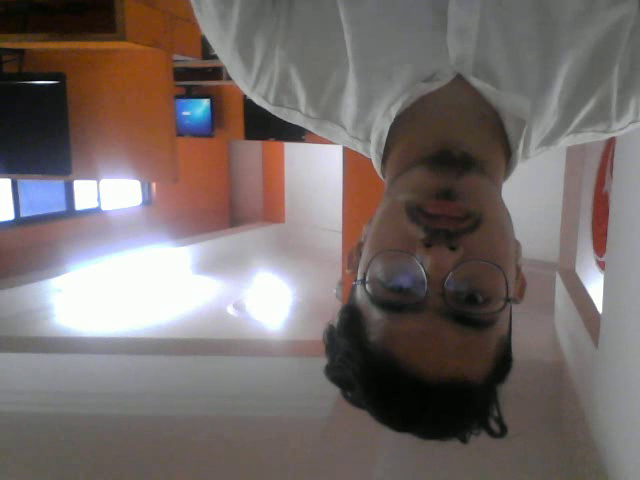
#> input picture frame 38 of output.avi, 640 x 480 px, given in place of the camera
$ jupyter execute video_capture.ipynb
#> lines starting #> are read from the running program, lines starting #| are printed output that depends on the picture
[cell 1]
import numpy as np
import cv2

cap = cv2.VideoCapture(0)

while(True):
    rect, frame = cap.read()
#> frame is the input picture: shape (480, 640, 3); mean B, G, R 105.8, 108.1, 117.6
    gray = cv2.cvtColor(frame, cv2.COLOR_BGR2GRAY)
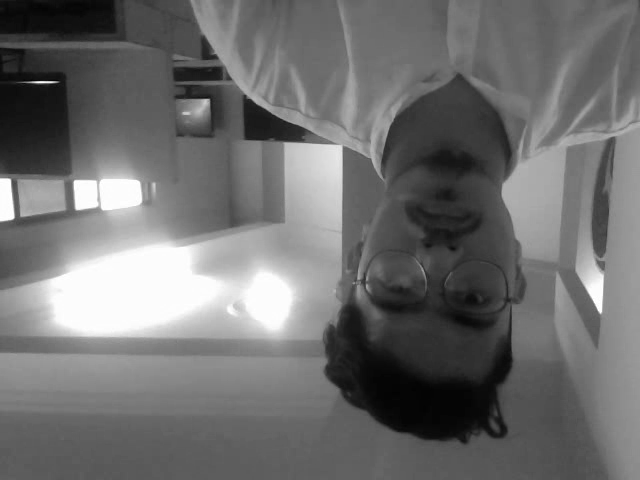
#> gray: shape (480, 640); min 0, max 255, mean 110.6
    cv2.imshow('frame', gray)

    if cv2.waitKey(1) & 0xFF == ord('q'):
#> (key q is pressed here)
        break

cap.release()
cv2.destroyAllWindows()

[cell 2]
import numpy as np
import cv2

cap = cv2.VideoCapture(0)
fourcc = cv2.VideoWriter_fourcc(*'XVID')
out = cv2.VideoWriter('output.avi', fourcc, 20.0, (640,480))

while(cap.isOpened()):
    ret, frame = cap.read()

    if ret == True:
        frame = cv2.flip(frame, 0)
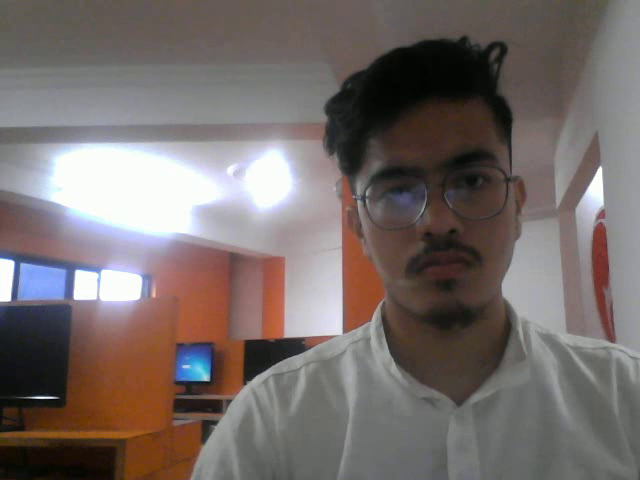
#> frame: shape (480, 640, 3); mean B, G, R 105.8, 108.1, 117.6

        out.write(frame)
        cv2.imshow('frame', frame)

        if cv2.waitKey(1) & 0xFF == ord('q'):
#> (key q is pressed here)
            break
    else:
        break


cap.release()
out.release()
cv2.destroyAllWindows()

$ run again, starting later in the video
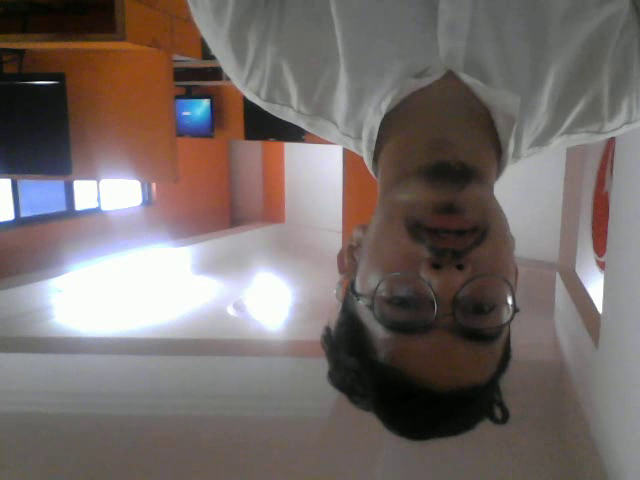
#> input picture frame 171 of output.avi, 640 x 480 px, given in place of the camera
#> frame is the input picture: shape (480, 640, 3); mean B, G, R 105.4, 108, 117.4
#> `gray = cv2.cvtColor(frame, cv2.COLOR_BGR2GRAY)`:
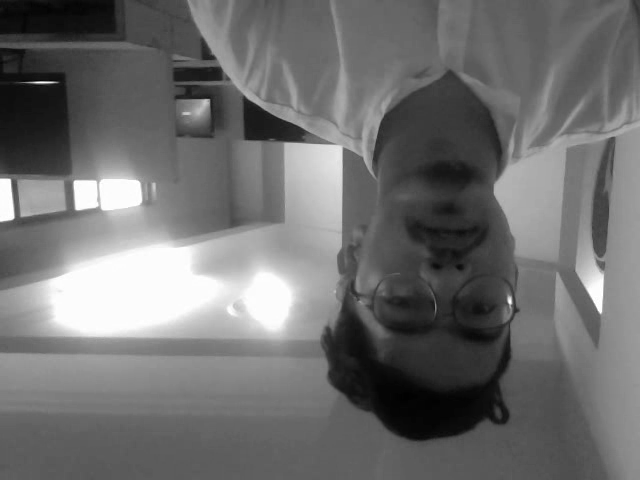
#> gray: shape (480, 640); min 1, max 255, mean 110.4
#> `frame = cv2.flip(frame, 0)`:
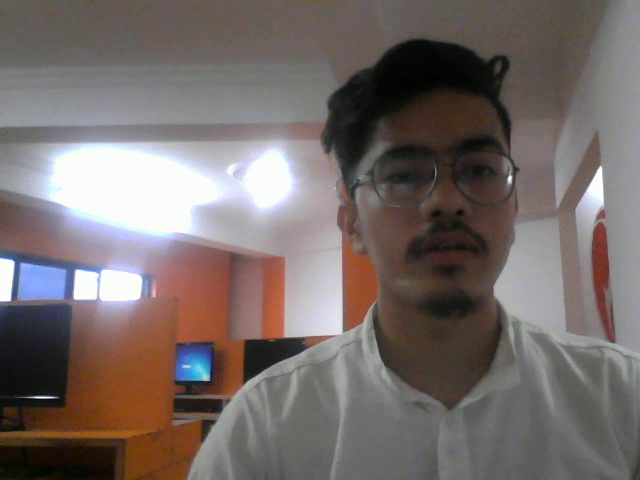
#> frame: shape (480, 640, 3); mean B, G, R 105.4, 108, 117.4

$ run again, starting later in the video
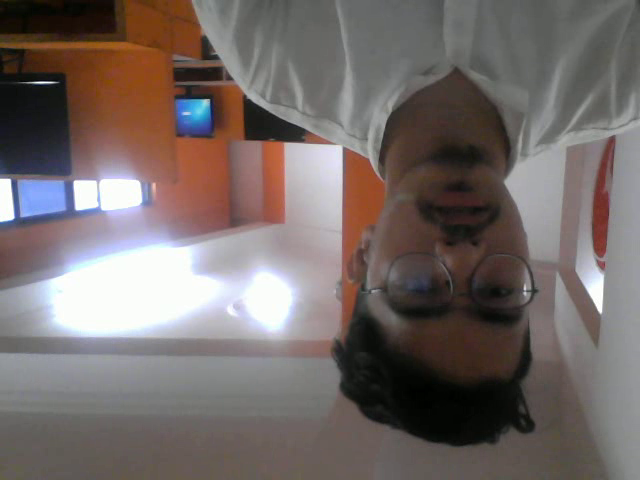
#> input picture frame 304 of output.avi, 640 x 480 px, given in place of the camera
#> frame is the input picture: shape (480, 640, 3); mean B, G, R 103.7, 106.2, 116
#> `gray = cv2.cvtColor(frame, cv2.COLOR_BGR2GRAY)`:
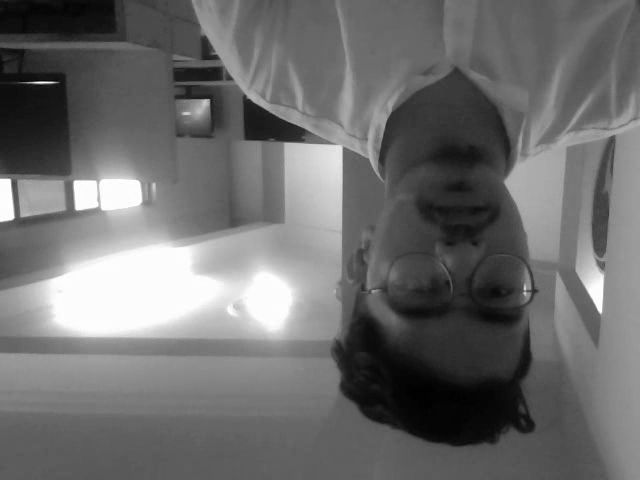
#> gray: shape (480, 640); min 0, max 255, mean 108.8
#> `frame = cv2.flip(frame, 0)`:
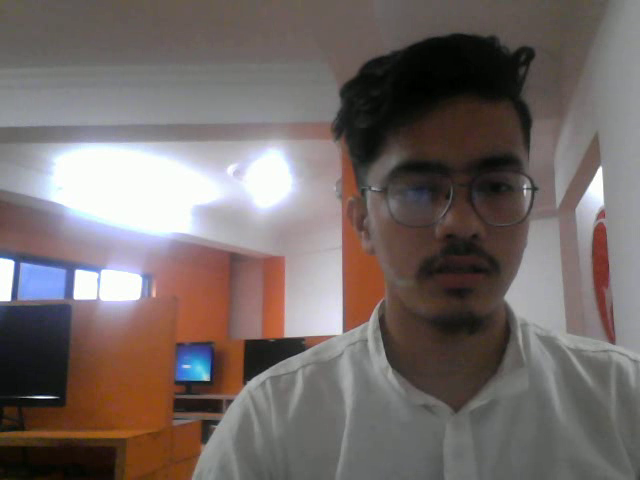
#> frame: shape (480, 640, 3); mean B, G, R 103.7, 106.2, 116
